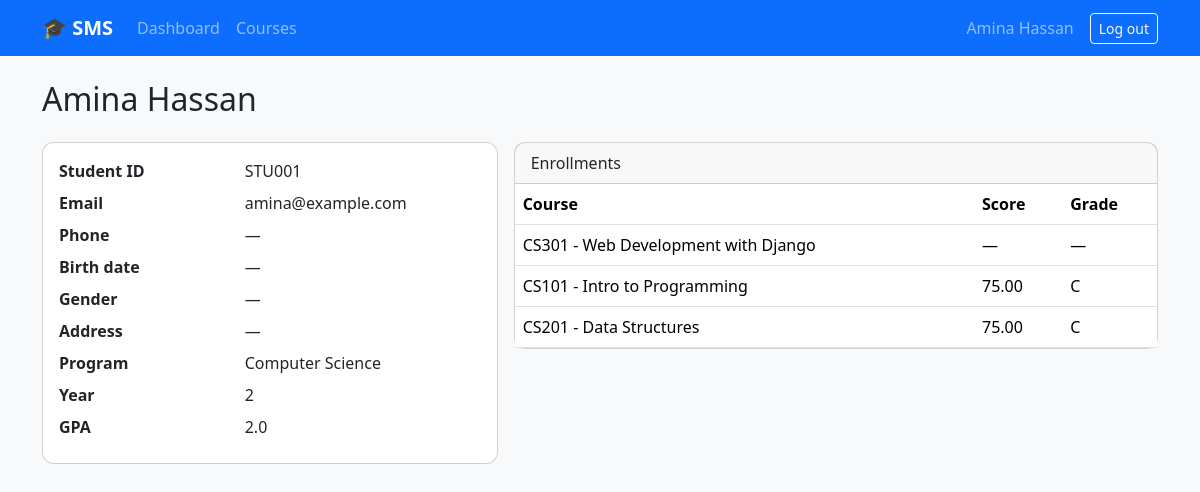
/students/1/ (signed in), run on the app's committed database.
### students/models.py (models this page shows, shortened)
class Student(models.Model):
    class Gender(models.TextChoices):
        MALE = "M", "Male"
        FEMALE = "F", "Female"
        OTHER = "O", "Other"
    user = models.OneToOneField(
        settings.AUTH_USER_MODEL, on_delete=models.SET_NULL,
        null=True, blank=True, related_name="student_profile",
    )
    student_id = models.CharField(max_length=20, unique=True)
    first_name = models.CharField(max_length=60)
    last_name = models.CharField(max_length=60)
    email = models.EmailField(unique=True)
    phone = models.CharField(max_length=20, blank=True)
    date_of_birth = models.DateField(null=True, blank=True)
    gender = models.CharField(max_length=1, choices=Gender.choices, blank=True)
    address = models.CharField(max_length=200, blank=True)
    program = models.CharField(max_length=100, blank=True)
    year_of_study = models.PositiveSmallIntegerField(
        default=1, validators=[MinValueValidator(1), MaxValueValidator(8)])
    is_active = models.BooleanField(default=True)
    created_at = models.DateTimeField(auto_now_add=True)
    class Meta:
        ordering = ["last_name", "first_name"]
    @property
    def full_name(self):
        return f"{self.first_name} {self.last_name}"
    @property
    def gpa(self):
        graded = [e for e in self.enrollments.select_related("course") if e.score is not None]
        credits = sum(e.course.credits for e in graded)
        if not credits:
            return None
        points = sum(e.grade_point * e.course.credits for e in graded)
        return round(points / credits, 2)

class Enrollment(models.Model):
    student = models.ForeignKey(Student, on_delete=models.CASCADE, related_name="enrollments")
    course = models.ForeignKey(Course, on_delete=models.CASCADE, related_name="enrollments")
    enrolled_on = models.DateField(auto_now_add=True)
    score = models.DecimalField(
        max_digits=5, decimal_places=2, null=True, blank=True,
        validators=[MinValueValidator(0), MaxValueValidator(100)],
    )
    class Meta:
        unique_together = ("student", "course")
        ordering = ["-enrolled_on"]
    @property
    def letter(self):
        if self.score is None:
            return "—"
        s = float(self.score)
        for cutoff, letter in ((90, "A"), (80, "B"), (70, "C"), (60, "D")):
            if s >= cutoff:
                return letter
        return "F"
    @property
    def grade_point(self):
        return {"A": 4, "B": 3, "C": 2, "D": 1, "F": 0}.get(self.letter, 0)

class Course(models.Model):
    code = models.CharField(max_length=10, unique=True)
    title = models.CharField(max_length=120)
    description = models.TextField(blank=True)
    credits = models.PositiveSmallIntegerField(default=3)
    instructor = models.CharField(max_length=100, blank=True)
    capacity = models.PositiveIntegerField(default=40)
    class Meta:
        ordering = ["code"]
    def __str__(self):
        return f"{self.code} - {self.title}"

### students/views.py (the view)
# urls.py: path("students/<int:pk>/", v.StudentDetail.as_view(), name="student_detail"),
class StudentDetail(LoginRequiredMixin, UserPassesTestMixin, DetailView):
    model = Student
    template_name = "students/student_detail.html"
    def test_func(self):
        u = self.request.user
        return u.is_staff or getattr(u, "student_profile", None) == self.get_object()
    def get_context_data(self, **kw):
        ctx = super().get_context_data(**kw)
        ctx["enrollments"] = self.object.enrollments.select_related("course")
        return ctx

### templates/students/student_detail.html (shortened to what this page needs)
{% extends 'base.html' %}
{% block content %}
<div class="d-flex justify-content-between align-items-center mb-3">
  <h2>{{ object.full_name }}</h2>
</div>
<div class="row g-3">
<div class="col-md-5"><div class="card"><div class="card-body">
  <dl class="row mb-0">
    <dt class="col-5">Student ID</dt><dd class="col-7">{{ object.student_id }}</dd>
    <dt class="col-5">Email</dt><dd class="col-7">{{ object.email }}</dd>
    <dt class="col-5">Phone</dt><dd class="col-7">{{ object.phone|default:"—" }}</dd>
    <dt class="col-5">Birth date</dt><dd class="col-7">{{ object.date_of_birth|default:"—" }}</dd>
    <dt class="col-5">Gender</dt><dd class="col-7">{{ object.get_gender_display|default:"—" }}</dd>
    <dt class="col-5">Address</dt><dd class="col-7">{{ object.address|default:"—" }}</dd>
    <dt class="col-5">Program</dt><dd class="col-7">{{ object.program|default:"—" }}</dd>
    <dt class="col-5">Year</dt><dd class="col-7">{{ object.year_of_study }}</dd>
    <dt class="col-5">GPA</dt><dd class="col-7">{{ object.gpa|default_if_none:"—" }}</dd>
  </dl></div></div></div>
<div class="col-md-7"><div class="card"><div class="card-header">Enrollments</div>
<table class="table mb-0"><thead><tr><th>Course</th><th>Score</th><th>Grade</th>{% if user.is_staff %}<th></th>{% endif %}</tr></thead><tbody>
{% for e in enrollments %}<tr><td>{{ e.course }}</td><td>{{ e.score|default_if_none:"—" }}</td><td>{{ e.letter }}</td>
{% if user.is_staff %}<td class="text-end"><a class="btn btn-sm btn-outline-secondary" href="{% url 'attendance' e.pk %}">Attendance</a></td>{% endif %}</tr>
{% empty %}<tr><td colspan="4" class="text-muted">No enrollments.</td></tr>{% endfor %}
</tbody></table></div></div>
</div>
{% endblock %}

### templates/base.html (shortened to what this page needs)
<!doctype html>
<html lang="en">
<head>
  <link href="https://cdn.jsdelivr.net/npm/bootstrap@5.3.3/dist/css/bootstrap.min.css" rel="stylesheet">
  {% load static %}
  <link href="{% static 'style.css' %}" rel="stylesheet">
</head>
<body class="bg-light">
<nav class="navbar navbar-expand-lg navbar-dark bg-primary mb-4">
  <div class="container">
    <a class="navbar-brand fw-bold" href="{% url 'dashboard' %}">🎓 SMS</a>
    <div class="collapse navbar-collapse" id="nav">
      {% if user.is_authenticated %}
      <ul class="navbar-nav me-auto">
        <li class="nav-item"><a class="nav-link" href="{% url 'dashboard' %}">Dashboard</a></li>
        <li class="nav-item"><a class="nav-link" href="{% url 'course_list' %}">Courses</a></li>
      </ul>
      <span class="navbar-text me-3">{{ user.get_full_name|default:user.username }}{% if user.is_staff %} (admin){% endif %}</span>
      <form method="post" action="{% url 'logout' %}">{% csrf_token %}<button class="btn btn-outline-light btn-sm">Log out</button></form>
      {% else %}
      <ul class="navbar-nav ms-auto">
        <li class="nav-item"><a class="nav-link" href="{% url 'login' %}">Log in</a></li>
        <li class="nav-item"><a class="nav-link" href="{% url 'signup' %}">Sign up</a></li>
      </ul>
      {% endif %}
    </div>
  </div>
</nav>
<main class="container pb-5">
  {% block content %}{% endblock %}
</main>
</body>
</html>

### static/style.css (style rules this page uses)
.card { border-radius: .75rem; }

### data on the page
Student: full_name "Amina Hassan", student_id "STU001", email "amina@example.com", phone "—", date_of_birth "—", gender "—", address "—", program "Computer Science", year_of_study "2", gpa "2.0"
Enrollment: course "CS301 - Web Development with Django", score "—", letter "—"
Enrollment: course "CS101 - Intro to Programming", score "75.00", letter "C"
Enrollment: course "CS201 - Data Structures", score "75.00", letter "C"

### other printed values
{{ user.get_full_name|default:user.username }} "Amina Hassan"
